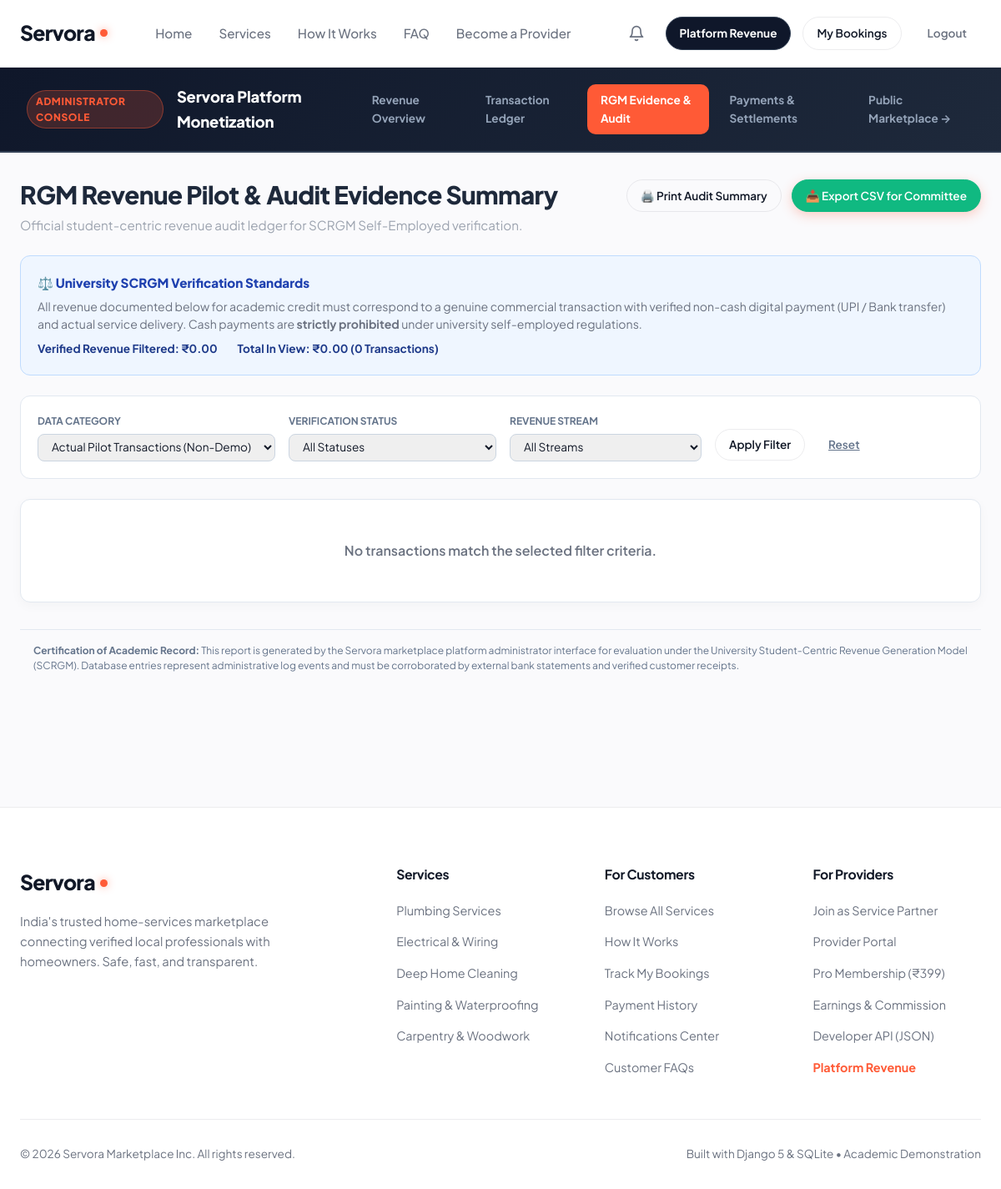
The app's page /platform/revenue/evidence/ (signed in), older data.
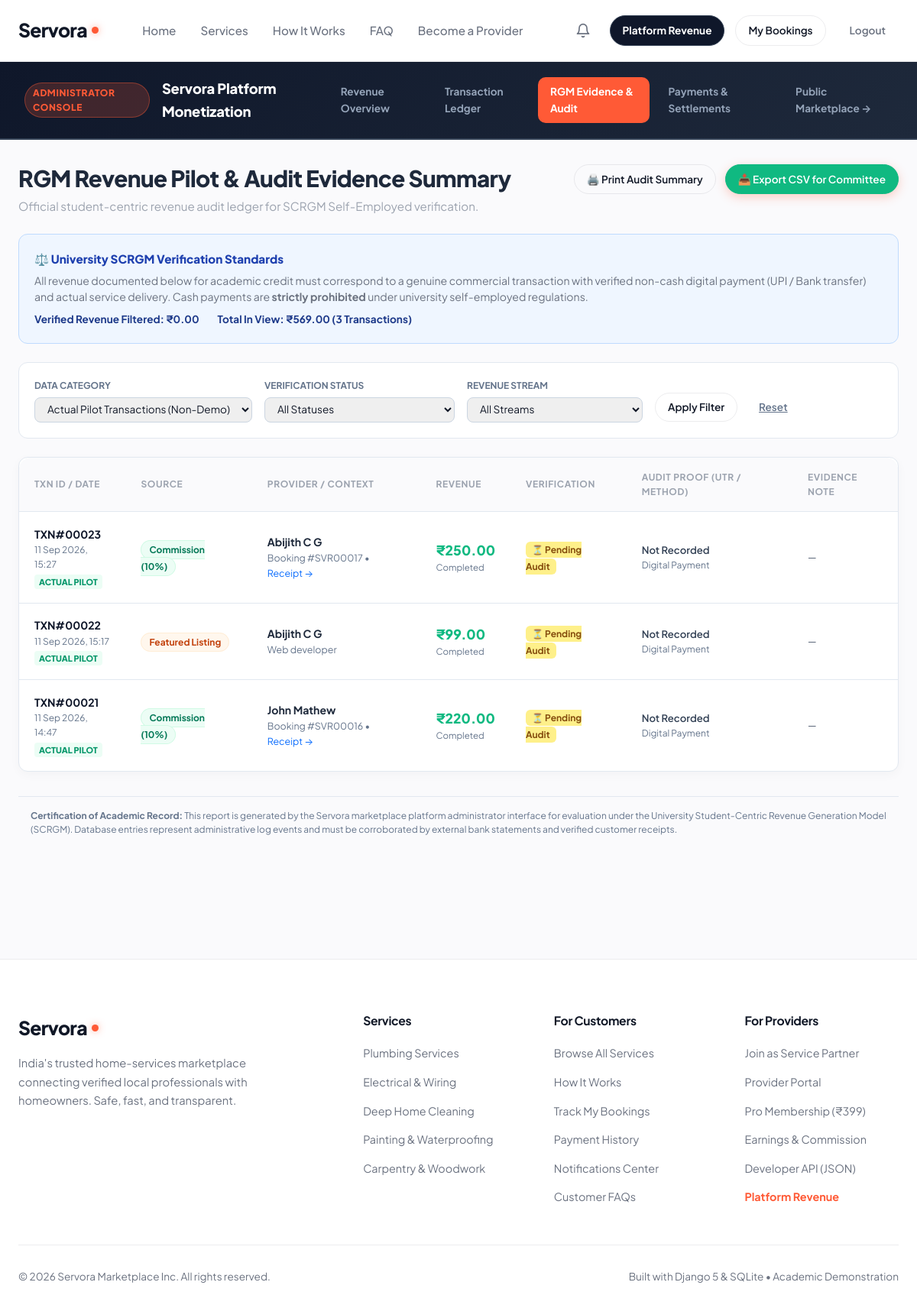
The same page, newer data.
### services/models.py (models this page shows, shortened)
class RevenueTransaction(models.Model):
    REVENUE_TYPES = (
        ('commission', 'Booking Commission'),
        ('subscription', 'Pro Subscription'),
        ('featured', 'Featured Service Listing'),
    )
    STATUS_CHOICES = (
        ('completed', 'Completed'),
        ('pending', 'Pending'),
        ('failed', 'Failed'),
    )
    VERIFICATION_STATUS_CHOICES = (
        ('pending', 'Pending Verification'),
        ('verified', 'Verified'),
        ('rejected', 'Rejected'),
    )
    PAYMENT_METHOD_CHOICES = (
        ('upi', 'UPI / QR Transfer'),
        ('bank_transfer', 'Bank IMPS/NEFT'),
        ('card', 'Debit / Credit Card'),
        ('other', 'Other Digital Payment'),
        ('cash', 'Cash (Ineligible for RGM)'),
    )
    revenue_type = models.CharField(max_length=20, choices=REVENUE_TYPES)
    amount = models.DecimalField(max_digits=10, decimal_places=2)
    provider = models.ForeignKey(UserProfile, on_delete=models.CASCADE, related_name='revenue_transactions')
    booking = models.ForeignKey(Booking, on_delete=models.SET_NULL, null=True, blank=True, related_name='revenue_transactions')
    service = models.ForeignKey(Service, on_delete=models.SET_NULL, null=True, blank=True, related_name='revenue_transactions')
    description = models.CharField(max_length=255)
    status = models.CharField(max_length=20, choices=STATUS_CHOICES, default='completed')
    is_demo = models.BooleanField(
        default=False,
        help_text="True if synthetic demonstration/seed transaction; False if genuine pilot record."
    )
    verification_status = models.CharField(
        max_length=20,
        choices=VERIFICATION_STATUS_CHOICES,
        default='pending',
        help_text="Administrative audit verification state."
    )
    transaction_reference = models.CharField(
        max_length=100,
        blank=True,
        null=True,
        help_text="Bank/UPI UTR or transfer reference number."
    )
    payment_method = models.CharField(
        max_length=30,
        blank=True,
        null=True,
        choices=PAYMENT_METHOD_CHOICES,
        help_text="Actual electronic payment method used."
    )
    payment_date = models.DateField(
        null=True,
        blank=True,
        help_text="Date genuine payment was credited in bank/account."
    )
    has_evidence = models.BooleanField(
        default=False,
        help_text="True if external proof (bank statement, customer receipt) has been inspected."
    )
    evidence_note = models.TextField(
        blank=True,
        help_text="Auditor notes regarding banking reference, invoice, or screenshot verification."
    )
    created_at = models.DateTimeField(auto_now_add=True)
    class Meta:
        ordering = ['-created_at']
        constraints = [
            models.UniqueConstraint(
                fields=['revenue_type', 'booking'],
                condition=models.Q(revenue_type='commission', booking__isnull=False),
                name='unique_commission_per_booking'
            )
        ]

class Booking(models.Model):
    STATUS_CHOICES = (
        ('pending', 'Pending Approval'),
        ('accepted', 'Accepted / In Progress'),
        ('completed', 'Completed'),
        ('declined', 'Declined'),
        ('cancelled', 'Cancelled'),
    )
    PAYMENT_STATUS_CHOICES = (
        ('unpaid', 'Unpaid'),
        ('pending', 'Payment Pending'),
        ('paid', 'Paid'),
        ('failed', 'Payment Failed'),
        ('refunded', 'Refunded'),
    )
    service = models.ForeignKey(Service, on_delete=models.CASCADE, related_name='bookings')
    customer = models.ForeignKey(User, on_delete=models.CASCADE, related_name='bookings')
    booking_date = models.DateField()
    booking_time = models.TimeField()
    status = models.CharField(max_length=20, choices=STATUS_CHOICES, default='pending')
    payment_status = models.CharField(
        max_length=20,
        choices=PAYMENT_STATUS_CHOICES,
        default='unpaid',
        help_text="Financial settlement status of the customer booking."
    )
    service_amount = models.DecimalField(
        max_digits=10,
        decimal_places=2,
        default=Decimal('0.00'),
        help_text="Base price for the agreed service."
    )
    materials_amount = models.DecimalField(
        max_digits=10,
        decimal_places=2,
        default=Decimal('0.00'),
        help_text="Total approved physical materials and parts reimbursement."
    )
    final_amount = models.DecimalField(
        max_digits=10,
        decimal_places=2,
        default=Decimal('0.00'),
        help_text="Final payable total locked after materials approval (service + materials)."
    )
    total_amount = models.DecimalField(max_digits=10, decimal_places=2)
    commission_rate = models.DecimalField(
        max_digits=5,
        decimal_places=2,
        default=10.00,
        help_text="Platform commission percentage (default 10%)"
    )
    commission_amount = models.DecimalField(
        max_digits=10,
        decimal_places=2,
        default=0.00,
        help_text="Calculated platform revenue earned on completion (10% of service charge)"
    )
    address = models.TextField(blank=True, default='')
    notes = models.TextField(blank=True, default='')
    created_at = models.DateTimeField(auto_now_add=True)
    class Meta:
        ordering = ['-created_at']

class Service(models.Model):
    provider = models.ForeignKey(UserProfile, on_delete=models.CASCADE, related_name='services')
    category = models.ForeignKey(Category, on_delete=models.CASCADE, related_name='services')
    title = models.CharField(max_length=200)
    slug = models.SlugField(max_length=220, unique=True, blank=True)
    description = models.TextField()
    price = models.DecimalField(max_digits=10, decimal_places=2, help_text="Starting price in INR (₹)")
    duration_estimate = models.CharField(max_length=100, default='1-2 hours')
    location = models.CharField(max_length=120, default='Kannur')
    image = models.ImageField(upload_to='services/', blank=True, null=True)
    is_active = models.BooleanField(default=True)
    is_featured = models.BooleanField(default=False)
    created_at = models.DateTimeField(auto_now_add=True)
    updated_at = models.DateTimeField(auto_now=True)
    class Meta:
        ordering = ['-is_featured', '-created_at']

### users/models.py (models this page shows, shortened)
class UserProfile(models.Model):
    ROLE_CHOICES = (
        ('customer', 'Customer / Homeowner'),
        ('provider', 'Service Provider / Professional'),
    )
    user = models.OneToOneField(User, on_delete=models.CASCADE, related_name='profile')
    role = models.CharField(max_length=20, choices=ROLE_CHOICES, default='customer')
    phone = models.CharField(max_length=20, blank=True, default='')
    city = models.CharField(max_length=100, blank=True, default='Kannur')
    address = models.TextField(blank=True, default='')
    bio = models.TextField(blank=True, default='')
    is_verified = models.BooleanField(default=False, help_text="Designates whether this provider has been verified.")
    avatar = models.ImageField(upload_to='profiles/', blank=True, null=True)
    PAYOUT_STATUS_CHOICES = (
        ('not_configured', 'Not Configured'),
        ('configured', 'Configured'),
        ('verification_required', 'Verification Required'),
        ('ready', 'Ready for Payout'),
    )
    PAYOUT_PREFERENCE_CHOICES = (
        ('upi', 'UPI Transfer'),
        ('bank', 'Bank Transfer'),
    )
    payout_upi_id = models.CharField(
        max_length=100,
        blank=True,
        default='',
        help_text="Private provider UPI ID for electronic settlement disbursements."
    )
    payout_upi_name = models.CharField(
        max_length=150,
        blank=True,
        default='',
        help_text="Beneficiary name associated with UPI ID."
    )
    payout_preference = models.CharField(
        max_length=30,
        choices=PAYOUT_PREFERENCE_CHOICES,
        default='upi'
    )
    payout_status = models.CharField(
        max_length=30,
        choices=PAYOUT_STATUS_CHOICES,
        default='not_configured'
    )
    created_at = models.DateTimeField(auto_now_add=True)
    @property
    def is_provider(self):
        return self.role == 'provider'

### services/views.py (the view, shortened to what this page needs)
# urls.py: path('platform/revenue/evidence/', views.platform_revenue_evidence_view, name='platform_revenue_evidence'),
@admin_required
def platform_revenue_evidence_view(request):
    data_filter = request.GET.get('data', 'actual').lower()  # 'actual' (is_demo=False), 'demo', 'all'
    verif_filter = request.GET.get('verification', 'all').lower()
    type_filter = request.GET.get('type', 'all').lower()
    queryset = RevenueTransaction.objects.all().select_related(
        'provider', 'provider__user', 'booking', 'service', 'booking__customer'
    ).order_by('-created_at')
    if data_filter == 'actual':
        queryset = queryset.filter(is_demo=False)
    elif data_filter == 'demo':
        queryset = queryset.filter(is_demo=True)
    else:
        data_filter = 'all'
    if verif_filter in ['verified', 'pending', 'rejected']:
        queryset = queryset.filter(verification_status=verif_filter)
    else:
        verif_filter = 'all'
    if type_filter in ['commission', 'subscription', 'featured']:
        queryset = queryset.filter(revenue_type=type_filter)
    else:
        type_filter = 'all'
    total_amount = queryset.filter(status='completed').aggregate(total=Sum('amount'))['total'] or Decimal('0.00')
    verified_sum = queryset.filter(
        status='completed',
        is_demo=False,
        verification_status='verified',
        has_evidence=True
    ).exclude(
        Q(transaction_reference__isnull=True) | Q(transaction_reference__exact='')
    ).aggregate(total=Sum('amount'))['total'] or Decimal('0.00')
    return render(request, 'platform/evidence.html', {
        'transactions': queryset,
        'total_amount': total_amount,
        'verified_sum': verified_sum,
        'data_filter': data_filter,
        'verif_filter': verif_filter,
        'type_filter': type_filter,
        'total_count': queryset.count(),
        'active_tab': 'evidence',
    })

### services/context_processors.py (called while the page is built)
def notifications_context(request):
    if request.user.is_authenticated:
        user_notifications = Notification.objects.filter(recipient=request.user)
        unread_count = user_notifications.filter(is_read=False).count()
        recent = user_notifications[:5]
        return {
            'unread_notifications_count': unread_count,
            'recent_notifications': recent,
        }
    return {
        'unread_notifications_count': 0,
        'recent_notifications': [],
    }

### templates/platform/evidence.html (shortened to what the changed rows need)
{% extends "platform/base_platform.html" %}
{% block platform_content %}
<div class="provider-topbar" style="margin-bottom: 1.5rem;">
  <div class="provider-greeting">
    <h1>RGM Revenue Pilot & Audit Evidence Summary</h1>
  </div>
</div>
<div style="background: #EFF6FF; border: 1px solid #BFDBFE; border-radius: 12px; padding: 1.25rem; margin-bottom: 1.5rem; font-size: 0.88rem; color: #1E40AF;">
  <div style="display: flex; gap: 1.5rem; font-weight: 700; font-size: 0.85rem; color: #1E3A8A;">
    <span>Verified Revenue Filtered: ₹{{ verified_sum|floatformat:2 }}</span>
    <span>Total In View: ₹{{ total_amount|floatformat:2 }} ({{ total_count }} Transactions)</span>
  </div>
</div>
<div class="dashboard-card" style="padding: 0; overflow: hidden; border: 1px solid #E2E8F0; border-radius: 12px;">
  {% if transactions %}
    <div class="provider-table-wrapper" style="border: none;">
      <table class="provider-table">
        <thead>
          <tr style="background: #F8FAFC;">
            <th>Txn ID / Date</th>
            <th>Source</th>
            <th>Provider / Context</th>
            <th>Revenue</th>
            <th>Verification</th>
            <th>Audit Proof (UTR / Method)</th>
            <th>Evidence Note</th>
          </tr>
        </thead>
        <tbody>
          {% for tx in transactions %}
            <tr style="{% if tx.is_demo %}opacity: 0.85; background: #FAFAFA;{% endif %}">
              <td>
                <div style="font-weight: 700; color: #0F172A;">TXN#{{ tx.id|stringformat:"05d" }}</div>
                <div style="font-size: 0.75rem; color: #64748B;">{{ tx.created_at|date:"d M Y, H:i" }}</div>
                {% if tx.is_demo %}
                  <span style="display: inline-block; margin-top: 3px; font-size: 0.68rem; font-weight: 800; background: #F1F5F9; color: #64748B; padding: 1px 6px; border-radius: 4px;">
                    DEMO DATA
                  </span>
                {% else %}
                  <span style="display: inline-block; margin-top: 3px; font-size: 0.68rem; font-weight: 800; background: #ECFDF5; color: #059669; padding: 1px 6px; border-radius: 4px;">
                    ACTUAL PILOT
                  </span>
                {% endif %}
              </td>
              <td>
                {% if tx.revenue_type == 'commission' %}
                  <span class="badge-status-completed" style="font-size: 0.75rem;">Commission (10%)</span>
                {% elif tx.revenue_type == 'subscription' %}
                  <span class="badge-status-accepted" style="font-size: 0.75rem;">Pro Subscription</span>
                {% elif tx.revenue_type == 'featured' %}
                  <span class="badge-status-pending" style="font-size: 0.75rem;">Featured Listing</span>
                {% endif %}
              </td>
              <td>
                <div style="font-weight: 700; color: #1E293B;">{{ tx.provider.user.get_full_name|default:tx.provider.user.username }}</div>
                <div style="font-size: 0.78rem; color: #64748B;">
                  {% if tx.booking %}
                    Booking #SVR{{ tx.booking.id|stringformat:"05d" }}
                    {% if tx.booking.status == 'completed' %}
                      • <a href="{% url 'booking_receipt' tx.booking.id %}" target="_blank" style="color: #0D6EFD;">Receipt &rarr;</a>
                    {% endif %}
                  {% elif tx.service %}
                    {{ tx.service.title|truncatechars:28 }}
                  {% else %}
                    Pro Membership
                  {% endif %}
                </div>
              </td>
              <td>
                <div style="font-size: 1.1rem; font-weight: 800; color: #10B981;">
                  ₹{{ tx.amount|floatformat:2 }}
                </div>
                <div style="font-size: 0.72rem; color: #64748B;">
                  {{ tx.get_status_display }}
                </div>
              </td>
              <td>
                {% if tx.verification_status == 'verified' %}
                  <span style="background: #DEF7EC; color: #03543F; font-size: 0.75rem; font-weight: 700; padding: 3px 8px; border-radius: 6px; display: inline-flex; align-items: center; gap: 3px;">
                    ✓ Verified
                  </span>
                {% elif tx.verification_status == 'pending' %}
                  <span style="background: #FEF08A; color: #854D0E; font-size: 0.75rem; font-weight: 700; padding: 3px 8px; border-radius: 6px;">
                    ⏳ Pending Audit
                  </span>
                {% else %}
                  <span style="background: #FEE2E2; color: #991B1B; font-size: 0.75rem; font-weight: 700; padding: 3px 8px; border-radius: 6px;">
                    ✕ Rejected
                  </span>
                {% endif %}
              </td>
              <td>
                <div style="font-weight: 600; font-size: 0.82rem; color: #334155;">
                  {{ tx.transaction_reference|default:"Not Recorded" }}
                </div>
                <div style="font-size: 0.75rem; color: #64748B;">
                  {{ tx.get_payment_method_display|default:"Digital Payment" }}
                </div>
              </td>
              <td>
                <div style="font-size: 0.8rem; color: #475569; max-width: 240px; line-height: 1.4;">
                  {{ tx.evidence_note|default:"—" }}
                </div>
              </td>
            </tr>
          {% endfor %}
        </tbody>
      </table>
    </div>
  {% else %}
    <div style="text-align: center; padding: 3rem 1.5rem; color: #94A3B8;">
      <p style="font-size: 1rem; font-weight: 600; margin: 0;">No transactions match the selected filter criteria.</p>
    </div>
  {% endif %}
</div>
{% endblock %}

Row changes from the older to the newer data that the page shows:
added RevenueTransaction: id "00023", created_at "11 Sep 2026, 15:27", is_demo "ACTUAL PILOT", revenue_type "Commission (10%)", provider.user.get_full_name "Abijith C G", booking.id "00017", shows "Receipt →", amount "250.00", status "Completed", verification_status "⏳ Pending Audit", transaction_reference "Not Recorded", payment_method "Digital Payment", evidence_note "—"
added RevenueTransaction: id "00022", created_at "11 Sep 2026, 15:17", is_demo "ACTUAL PILOT", revenue_type "Featured Listing", provider.user.get_full_name "Abijith C G", service "Web developer", amount "99.00", status "Completed", verification_status "⏳ Pending Audit", transaction_reference "Not Recorded", payment_method "Digital Payment", evidence_note "—"
added RevenueTransaction: id "00021", created_at "11 Sep 2026, 14:47", is_demo "ACTUAL PILOT", revenue_type "Commission (10%)", provider.user.get_full_name "John Mathew", booking.id "00016", shows "Receipt →", amount "220.00", status "Completed", verification_status "⏳ Pending Audit", transaction_reference "Not Recorded", payment_method "Digital Payment", evidence_note "—"
Text that changed along with them:
{{ total_amount|floatformat:2 }}: "0.00" → "569.00"
{{ total_count }}: "0" → "3"
text no longer shown: "No transactions match the selected filter criteria."
text now shown: "TXN ID / DATE SOURCE PROVIDER / CONTEXT REVENUE VERIFICATION AUDIT PROOF (UTR / METHOD) EVIDENCE NOTE"
